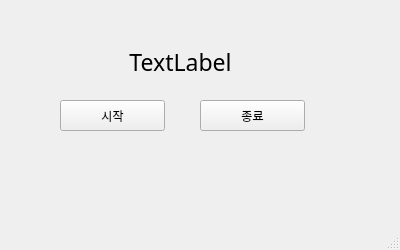
<?xml version="1.0" encoding="UTF-8"?>
<ui version="4.0">
 <class>MainWindow</class>
 <widget class="QMainWindow" name="MainWindow">
  <property name="geometry">
   <rect>
    <x>0</x>
    <y>0</y>
    <width>400</width>
    <height>250</height>
   </rect>
  </property>
  <property name="windowTitle">
   <string>MainWindow</string>
  </property>
  <widget class="QWidget" name="centralwidget">
   <widget class="QLabel" name="lblResult">
    <property name="geometry">
     <rect>
      <x>60</x>
      <y>50</y>
      <width>241</width>
      <height>23</height>
     </rect>
    </property>
    <property name="font">
     <font>
      <family>PibotoLt</family>
      <pointsize>17</pointsize>
     </font>
    </property>
    <property name="text">
     <string>TextLabel</string>
    </property>
    <property name="alignment">
     <set>Qt::AlignCenter</set>
    </property>
   </widget>
   <widget class="QPushButton" name="btnStart">
    <property name="geometry">
     <rect>
      <x>60</x>
      <y>100</y>
      <width>105</width>
      <height>31</height>
     </rect>
    </property>
    <property name="text">
     <string>시작</string>
    </property>
   </widget>
   <widget class="QPushButton" name="btnStop">
    <property name="geometry">
     <rect>
      <x>200</x>
      <y>100</y>
      <width>105</width>
      <height>31</height>
     </rect>
    </property>
    <property name="text">
     <string>종료</string>
    </property>
   </widget>
  </widget>
  <widget class="QMenuBar" name="menubar">
   <property name="geometry">
    <rect>
     <x>0</x>
     <y>0</y>
     <width>400</width>
     <height>32</height>
    </rect>
   </property>
  </widget>
  <widget class="QStatusBar" name="statusbar"/>
 </widget>
 <resources/>
 <connections/>
</ui>
